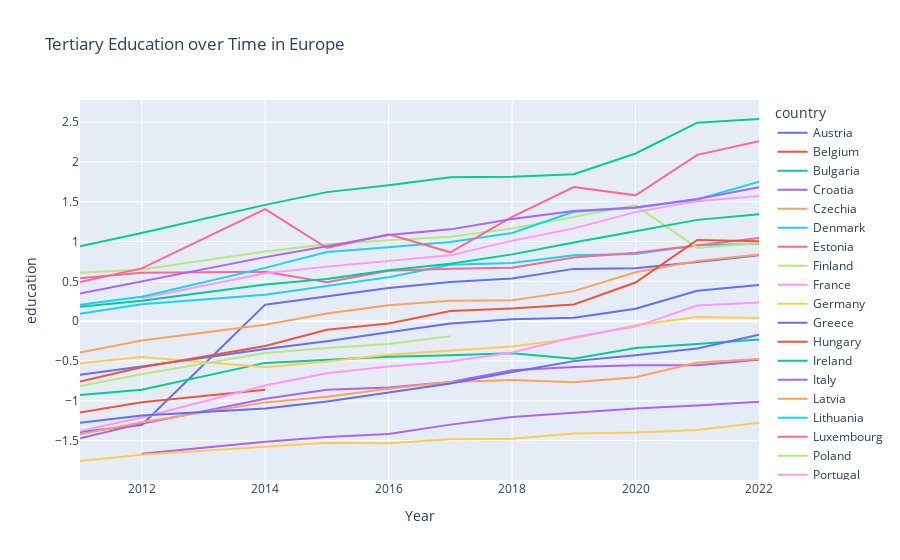

Notebook code for this chart:
### Code cell
fig = px.line(
    combined,
    x='year',
    y='education',
    color='country',
    labels={'year': 'Year', 'qol': 'Tertiary Education'},
    title='Tertiary Education over Time in Europe',
    hover_data=['country', 'year']
)
fig

### Figure 1 — Plotly figure (JSON) as saved in the notebook; plotly's stock layout.template omitted (floating-point values rounded to 4 significant figures)
{"data": [{"customdata": [["Austria"], ["Austria"], ["Austria"], ["Austria"], ["Austria"], ["Austria"], ["Austria"], ["Austria"], ["Austria"], ["Austria"], ["Austria"]], "hovertemplate": "country=%{customdata[0]}<br>Year=%{x}<br>education=%{y}<extra></extra>", "legendgroup": "Austria", "line": {"color": "#636efa", "dash": "solid"}, "marker": {"symbol": "circle"}, "mode": "lines", "name": "Austria", "orientation": "v", "showlegend": true, "type": "scatter", "x": [2011, 2012, 2014, 2015, 2016, 2017, 2018, 2019, 2020, 2021, 2022], "xaxis": "x", "y": [-1.392, -1.304, 0.2068, 0.3139, 0.416, 0.4911, 0.5354, 0.6559, 0.6646, 0.7433, 0.8258], "yaxis": "y"}, {"customdata": [["Belgium"]], "hovertemplate": "country=%{customdata[0]}<br>Year=%{x}<br>education=%{y}<extra></extra>", "legendgroup": "Belgium", "line": {"color": "#EF553B", "dash": "solid"}, "marker": {"symbol": "circle"}, "mode": "lines", "name": "Belgium", "orientation": "v", "showlegend": true, "type": "scatter", "x": [2011], "xaxis": "x", "y": [0.56], "yaxis": "y"}, {"customdata": [["Bulgaria"], ["Bulgaria"], ["Bulgaria"], ["Bulgaria"], ["Bulgaria"], ["Bulgaria"], ["Bulgaria"], ["Bulgaria"], ["Bulgaria"], ["Bulgaria"], ["Bulgaria"]], "hovertemplate": "country=%{customdata[0]}<br>Year=%{x}<br>education=%{y}<extra></extra>", "legendgroup": "Bulgaria", "line": {"color": "#00cc96", "dash": "solid"}, "marker": {"symbol": "circle"}, "mode": "lines", "name": "Bulgaria", "orientation": "v", "showlegend": true, "type": "scatter", "x": [2011, 2012, 2014, 2015, 2016, 2017, 2018, 2019, 2020, 2021, 2022], "xaxis": "x", "y": [-0.9265, -0.8613, -0.5241, -0.481, -0.4466, -0.4293, -0.4035, -0.4724, -0.3371, -0.2878, -0.23], "yaxis": "y"}, {"customdata": [["Croatia"], ["Croatia"], ["Croatia"], ["Croatia"], ["Croatia"], ["Croatia"], ["Croatia"], ["Croatia"], ["Croatia"], ["Croatia"], ["Croatia"]], "hovertemplate": "country=%{customdata[0]}<br>Year=%{x}<br>education=%{y}<extra></extra>", "legendgroup": "Croatia", "line": {"color": "#ab63fa", "dash": "solid"}, "marker": {"symbol": "circle"}, "mode": "lines", "name": "Croatia", "orientation": "v", "showlegend": true, "type": "scatter", "x": [2011, 2012, 2014, 2015, 2016, 2017, 2018, 2019, 2020, 2021, 2022], "xaxis": "x", "y": [-1.47, -1.287, -0.9757, -0.8625, -0.8329, -0.764, -0.6176, -0.5758, -0.5524, -0.5536, -0.4835], "yaxis": "y"}, {"customdata": [["Czechia"], ["Czechia"], ["Czechia"], ["Czechia"], ["Czechia"], ["Czechia"], ["Czechia"], ["Czechia"], ["Czechia"], ["Czechia"], ["Czechia"]], "hovertemplate": "country=%{customdata[0]}<br>Year=%{x}<br>education=%{y}<extra></extra>", "legendgroup": "Czechia", "line": {"color": "#FFA15A", "dash": "solid"}, "marker": {"symbol": "circle"}, "mode": "lines", "name": "Czechia", "orientation": "v", "showlegend": true, "type": "scatter", "x": [2011, 2012, 2014, 2015, 2016, 2017, 2018, 2019, 2020, 2021, 2022], "xaxis": "x", "y": [-1.42, -1.27, -1.02, -0.9498, -0.8489, -0.7628, -0.7394, -0.7665, -0.705, -0.5204, -0.4749], "yaxis": "y"}, {"customdata": [["Denmark"], ["Denmark"], ["Denmark"], ["Denmark"], ["Denmark"], ["Denmark"], ["Denmark"], ["Denmark"], ["Denmark"], ["Denmark"], ["Denmark"]], "hovertemplate": "country=%{customdata[0]}<br>Year=%{x}<br>education=%{y}<extra></extra>", "legendgroup": "Denmark", "line": {"color": "#19d3f3", "dash": "solid"}, "marker": {"symbol": "circle"}, "mode": "lines", "name": "Denmark", "orientation": "v", "showlegend": true, "type": "scatter", "x": [2011, 2012, 2014, 2015, 2016, 2017, 2018, 2019, 2020, 2021, 2022], "xaxis": "x", "y": [0.09115, 0.2105, 0.3311, 0.4406, 0.5514, 0.7089, 0.7298, 0.8282, 0.843, 0.9537, 0.9722], "yaxis": "y"}, {"customdata": [["Estonia"], ["Estonia"], ["Estonia"], ["Estonia"], ["Estonia"], ["Estonia"], ["Estonia"], ["Estonia"], ["Estonia"], ["Estonia"], ["Estonia"]], "hovertemplate": "country=%{customdata[0]}<br>Year=%{x}<br>education=%{y}<extra></extra>", "legendgroup": "Estonia", "line": {"color": "#FF6692", "dash": "solid"}, "marker": {"symbol": "circle"}, "mode": "lines", "name": "Estonia", "orientation": "v", "showlegend": true, "type": "scatter", "x": [2011, 2012, 2014, 2015, 2016, 2017, 2018, 2019, 2020, 2021, 2022], "xaxis": "x", "y": [0.539, 0.6067, 0.6203, 0.4874, 0.6326, 0.6572, 0.6695, 0.7999, 0.8577, 0.9488, 1.045], "yaxis": "y"}, {"customdata": [["Finland"], ["Finland"], ["Finland"], ["Finland"], ["Finland"], ["Finland"], ["Finland"], ["Finland"], ["Finland"], ["Finland"], ["Finland"]], "hovertemplate": "country=%{customdata[0]}<br>Year=%{x}<br>education=%{y}<extra></extra>", "legendgroup": "Finland", "line": {"color": "#B6E880", "dash": "solid"}, "marker": {"symbol": "circle"}, "mode": "lines", "name": "Finland", "orientation": "v", "showlegend": true, "type": "scatter", "x": [2011, 2012, 2014, 2015, 2016, 2017, 2018, 2019, 2020, 2021, 2022], "xaxis": "x", "y": [0.6067, 0.6473, 0.875, 0.966, 1.015, 1.058, 1.163, 1.304, 1.453, 0.9193, 0.982], "yaxis": "y"}, {"customdata": [["France"], ["France"], ["France"], ["France"], ["France"], ["France"], ["France"], ["France"], ["France"], ["France"]], "hovertemplate": "country=%{customdata[0]}<br>Year=%{x}<br>education=%{y}<extra></extra>", "legendgroup": "France", "line": {"color": "#FF97FF", "dash": "solid"}, "marker": {"symbol": "circle"}, "mode": "lines", "name": "France", "orientation": "v", "showlegend": true, "type": "scatter", "x": [2012, 2014, 2015, 2016, 2017, 2018, 2019, 2020, 2021, 2022], "xaxis": "x", "y": [0.288, 0.6006, 0.6842, 0.7568, 0.8258, 1.01, 1.164, 1.368, 1.506, 1.57], "yaxis": "y"}, {"customdata": [["Germany"], ["Germany"], ["Germany"], ["Germany"], ["Germany"], ["Germany"], ["Germany"], ["Germany"], ["Germany"], ["Germany"], ["Germany"]], "hovertemplate": "country=%{customdata[0]}<br>Year=%{x}<br>education=%{y}<extra></extra>", "legendgroup": "Germany", "line": {"color": "#FECB52", "dash": "solid"}, "marker": {"symbol": "circle"}, "mode": "lines", "name": "Germany", "orientation": "v", "showlegend": true, "type": "scatter", "x": [2011, 2012, 2014, 2015, 2016, 2017, 2018, 2019, 2020, 2021, 2022], "xaxis": "x", "y": [-0.5302, -0.449, -0.5795, -0.5081, -0.422, -0.3715, -0.3186, -0.2165, -0.05282, 0.05054, 0.03947], "yaxis": "y"}, {"customdata": [["Greece"], ["Greece"], ["Greece"], ["Greece"], ["Greece"], ["Greece"], ["Greece"], ["Greece"], ["Greece"], ["Greece"], ["Greece"]], "hovertemplate": "country=%{customdata[0]}<br>Year=%{x}<br>education=%{y}<extra></extra>", "legendgroup": "Greece", "line": {"color": "#636efa", "dash": "solid"}, "marker": {"symbol": "circle"}, "mode": "lines", "name": "Greece", "orientation": "v", "showlegend": true, "type": "scatter", "x": [2011, 2012, 2014, 2015, 2016, 2017, 2018, 2019, 2020, 2021, 2022], "xaxis": "x", "y": [-0.6718, -0.5709, -0.3506, -0.2534, -0.1402, -0.02944, 0.0247, 0.04193, 0.1564, 0.3815, 0.4541], "yaxis": "y"}, {"customdata": [["Hungary"], ["Hungary"], ["Hungary"]], "hovertemplate": "country=%{customdata[0]}<br>Year=%{x}<br>education=%{y}<extra></extra>", "legendgroup": "Hungary", "line": {"color": "#EF553B", "dash": "solid"}, "marker": {"symbol": "circle"}, "mode": "lines", "name": "Hungary", "orientation": "v", "showlegend": true, "type": "scatter", "x": [2011, 2012, 2014], "xaxis": "x", "y": [-1.148, -1.019, -0.86], "yaxis": "y"}, {"customdata": [["Ireland"], ["Ireland"], ["Ireland"], ["Ireland"], ["Ireland"], ["Ireland"], ["Ireland"], ["Ireland"], ["Ireland"], ["Ireland"], ["Ireland"]], "hovertemplate": "country=%{customdata[0]}<br>Year=%{x}<br>education=%{y}<extra></extra>", "legendgroup": "Ireland", "line": {"color": "#00cc96", "dash": "solid"}, "marker": {"symbol": "circle"}, "mode": "lines", "name": "Ireland", "orientation": "v", "showlegend": true, "type": "scatter", "x": [2011, 2012, 2014, 2015, 2016, 2017, 2018, 2019, 2020, 2021, 2022], "xaxis": "x", "y": [0.939, 1.105, 1.459, 1.619, 1.704, 1.806, 1.814, 1.843, 2.104, 2.492, 2.537], "yaxis": "y"}, {"customdata": [["Italy"], ["Italy"], ["Italy"], ["Italy"], ["Italy"], ["Italy"], ["Italy"], ["Italy"], ["Italy"], ["Italy"]], "hovertemplate": "country=%{customdata[0]}<br>Year=%{x}<br>education=%{y}<extra></extra>", "legendgroup": "Italy", "line": {"color": "#ab63fa", "dash": "solid"}, "marker": {"symbol": "circle"}, "mode": "lines", "name": "Italy", "orientation": "v", "showlegend": true, "type": "scatter", "x": [2012, 2014, 2015, 2016, 2017, 2018, 2019, 2020, 2021, 2022], "xaxis": "x", "y": [-1.665, -1.513, -1.453, -1.417, -1.299, -1.203, -1.149, -1.098, -1.061, -1.013], "yaxis": "y"}, {"customdata": [["Latvia"], ["Latvia"], ["Latvia"], ["Latvia"], ["Latvia"], ["Latvia"], ["Latvia"], ["Latvia"], ["Latvia"], ["Latvia"], ["Latvia"]], "hovertemplate": "country=%{customdata[0]}<br>Year=%{x}<br>education=%{y}<extra></extra>", "legendgroup": "Latvia", "line": {"color": "#FFA15A", "dash": "solid"}, "marker": {"symbol": "circle"}, "mode": "lines", "name": "Latvia", "orientation": "v", "showlegend": true, "type": "scatter", "x": [2011, 2012, 2014, 2015, 2016, 2017, 2018, 2019, 2020, 2021, 2022], "xaxis": "x", "y": [-0.3937, -0.2435, -0.0442, 0.09607, 0.1982, 0.256, 0.2622, 0.3766, 0.6141, 0.7556, 0.8368], "yaxis": "y"}, {"customdata": [["Lithuania"], ["Lithuania"], ["Lithuania"], ["Lithuania"], ["Lithuania"], ["Lithuania"], ["Lithuania"], ["Lithuania"], ["Lithuania"], ["Lithuania"], ["Lithuania"]], "hovertemplate": "country=%{customdata[0]}<br>Year=%{x}<br>education=%{y}<extra></extra>", "legendgroup": "Lithuania", "line": {"color": "#19d3f3", "dash": "solid"}, "marker": {"symbol": "circle"}, "mode": "lines", "name": "Lithuania", "orientation": "v", "showlegend": true, "type": "scatter", "x": [2011, 2012, 2014, 2015, 2016, 2017, 2018, 2019, 2020, 2021, 2022], "xaxis": "x", "y": [0.2044, 0.3065, 0.6682, 0.8688, 0.9279, 0.9931, 1.108, 1.372, 1.424, 1.526, 1.75], "yaxis": "y"}, {"customdata": [["Luxembourg"], ["Luxembourg"], ["Luxembourg"], ["Luxembourg"], ["Luxembourg"], ["Luxembourg"], ["Luxembourg"], ["Luxembourg"], ["Luxembourg"], ["Luxembourg"], ["Luxembourg"]], "hovertemplate": "country=%{customdata[0]}<br>Year=%{x}<br>education=%{y}<extra></extra>", "legendgroup": "Luxembourg", "line": {"color": "#FF6692", "dash": "solid"}, "marker": {"symbol": "circle"}, "mode": "lines", "name": "Luxembourg", "orientation": "v", "showlegend": true, "type": "scatter", "x": [2011, 2012, 2014, 2015, 2016, 2017, 2018, 2019, 2020, 2021, 2022], "xaxis": "x", "y": [0.4911, 0.6621, 1.407, 0.918, 1.089, 0.8639, 1.309, 1.683, 1.579, 2.087, 2.257], "yaxis": "y"}, {"customdata": [["Poland"], ["Poland"], ["Poland"], ["Poland"], ["Poland"], ["Poland"]], "hovertemplate": "country=%{customdata[0]}<br>Year=%{x}<br>education=%{y}<extra></extra>", "legendgroup": "Poland", "line": {"color": "#B6E880", "dash": "solid"}, "marker": {"symbol": "circle"}, "mode": "lines", "name": "Poland", "orientation": "v", "showlegend": true, "type": "scatter", "x": [2011, 2012, 2014, 2015, 2016, 2017], "xaxis": "x", "y": [-0.8145, -0.6681, -0.3998, -0.3383, -0.2878, -0.1882], "yaxis": "y"}, {"customdata": [["Portugal"], ["Portugal"], ["Portugal"], ["Portugal"], ["Portugal"], ["Portugal"], ["Portugal"], ["Portugal"], ["Portugal"], ["Portugal"], ["Portugal"]], "hovertemplate": "country=%{customdata[0]}<br>Year=%{x}<br>education=%{y}<extra></extra>", "legendgroup": "Portugal", "line": {"color": "#FF97FF", "dash": "solid"}, "marker": {"symbol": "circle"}, "mode": "lines", "name": "Portugal", "orientation": "v", "showlegend": true, "type": "scatter", "x": [2011, 2012, 2014, 2015, 2016, 2017, 2018, 2019, 2020, 2021, 2022], "xaxis": "x", "y": [-1.378, -1.211, -0.8071, -0.6545, -0.5696, -0.5056, -0.3937, -0.2029, -0.06881, 0.197, 0.2351], "yaxis": "y"}, {"customdata": [["Romania"], ["Romania"], ["Romania"], ["Romania"], ["Romania"], ["Romania"], ["Romania"], ["Romania"], ["Romania"], ["Romania"], ["Romania"]], "hovertemplate": "country=%{customdata[0]}<br>Year=%{x}<br>education=%{y}<extra></extra>", "legendgroup": "Romania", "line": {"color": "#FECB52", "dash": "solid"}, "marker": {"symbol": "circle"}, "mode": "lines", "name": "Romania", "orientation": "v", "showlegend": true, "type": "scatter", "x": [2011, 2012, 2014, 2015, 2016, 2017, 2018, 2019, 2020, 2021, 2022], "xaxis": "x", "y": [-1.756, -1.677, -1.576, -1.527, -1.532, -1.484, -1.475, -1.41, -1.399, -1.366, -1.275], "yaxis": "y"}, {"customdata": [["Slovakia"], ["Slovakia"], ["Slovakia"], ["Slovakia"], ["Slovakia"], ["Slovakia"], ["Slovakia"], ["Slovakia"], ["Slovakia"], ["Slovakia"], ["Slovakia"]], "hovertemplate": "country=%{customdata[0]}<br>Year=%{x}<br>education=%{y}<extra></extra>", "legendgroup": "Slovakia", "line": {"color": "#636efa", "dash": "solid"}, "marker": {"symbol": "circle"}, "mode": "lines", "name": "Slovakia", "orientation": "v", "showlegend": true, "type": "scatter", "x": [2011, 2012, 2014, 2015, 2016, 2017, 2018, 2019, 2020, 2021, 2022], "xaxis": "x", "y": [-1.275, -1.184, -1.098, -1.009, -0.8957, -0.7825, -0.6398, -0.5019, -0.4293, -0.3432, -0.1697], "yaxis": "y"}, {"customdata": [["Slovenia"], ["Slovenia"], ["Slovenia"], ["Slovenia"], ["Slovenia"], ["Slovenia"], ["Slovenia"], ["Slovenia"], ["Slovenia"], ["Slovenia"], ["Slovenia"]], "hovertemplate": "country=%{customdata[0]}<br>Year=%{x}<br>education=%{y}<extra></extra>", "legendgroup": "Slovenia", "line": {"color": "#EF553B", "dash": "solid"}, "marker": {"symbol": "circle"}, "mode": "lines", "name": "Slovenia", "orientation": "v", "showlegend": true, "type": "scatter", "x": [2011, 2012, 2014, 2015, 2016, 2017, 2018, 2019, 2020, 2021, 2022], "xaxis": "x", "y": [-0.7591, -0.5782, -0.3112, -0.1094, -0.02944, 0.1256, 0.1588, 0.208, 0.4849, 1.019, 1.003], "yaxis": "y"}, {"customdata": [["Spain"], ["Spain"], ["Spain"], ["Spain"], ["Spain"], ["Spain"], ["Spain"], ["Spain"], ["Spain"], ["Spain"], ["Spain"]], "hovertemplate": "country=%{customdata[0]}<br>Year=%{x}<br>education=%{y}<extra></extra>", "legendgroup": "Spain", "line": {"color": "#00cc96", "dash": "solid"}, "marker": {"symbol": "circle"}, "mode": "lines", "name": "Spain", "orientation": "v", "showlegend": true, "type": "scatter", "x": [2011, 2012, 2014, 2015, 2016, 2017, 2018, 2019, 2020, 2021, 2022], "xaxis": "x", "y": [0.1797, 0.2573, 0.4591, 0.528, 0.6387, 0.7212, 0.8381, 0.9882, 1.128, 1.271, 1.343], "yaxis": "y"}, {"customdata": [["Sweden"], ["Sweden"], ["Sweden"], ["Sweden"], ["Sweden"], ["Sweden"], ["Sweden"], ["Sweden"], ["Sweden"], ["Sweden"]], "hovertemplate": "country=%{customdata[0]}<br>Year=%{x}<br>education=%{y}<extra></extra>", "legendgroup": "Sweden", "line": {"color": "#ab63fa", "dash": "solid"}, "marker": {"symbol": "circle"}, "mode": "lines", "name": "Sweden", "orientation": "v", "showlegend": true, "type": "scatter", "x": [2011, 2014, 2015, 2016, 2017, 2018, 2019, 2020, 2021, 2022], "xaxis": "x", "y": [0.3471, 0.8036, 0.9402, 1.082, 1.152, 1.281, 1.382, 1.426, 1.533, 1.68], "yaxis": "y"}], "layout": {"legend": {"title": {"text": "country"}, "tracegroupgap": 0}, "title": {"text": "Tertiary Education over Time in Europe"}, "xaxis": {"anchor": "y", "domain": [0, 1], "title": {"text": "Year"}}, "yaxis": {"anchor": "x", "domain": [0, 1], "title": {"text": "education"}}}}
